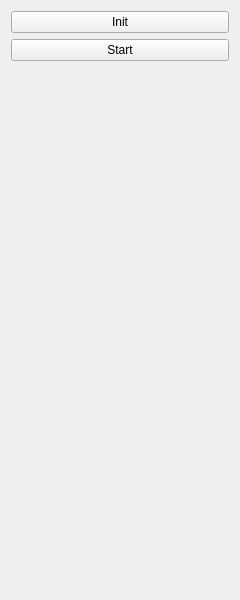
<?xml version="1.0" encoding="UTF-8"?>
<ui version="4.0">
<exportmacro>SCHNAPPS_PLUGIN_SHALLOW_WATER_API</exportmacro>
 <class>ShallowWater_TabWidget</class>
 <widget class="QWidget" name="ShallowWater_TabWidget">
  <property name="geometry">
   <rect>
    <x>0</x>
    <y>0</y>
    <width>240</width>
    <height>600</height>
   </rect>
  </property>
  <property name="windowTitle">
   <string>Form</string>
  </property>
  <layout class="QGridLayout" name="gridLayout">
   <item row="2" column="0" colspan="2">
    <spacer name="verticalSpacer">
     <property name="orientation">
      <enum>Qt::Vertical</enum>
     </property>
     <property name="sizeHint" stdset="0">
      <size>
       <width>156</width>
       <height>161</height>
      </size>
     </property>
    </spacer>
   </item>
   <item row="0" column="0" colspan="2">
    <widget class="QPushButton" name="button_init">
     <property name="text">
      <string>Init</string>
     </property>
    </widget>
   </item>
   <item row="1" column="0" colspan="2">
    <widget class="QPushButton" name="button_start_stop">
     <property name="text">
      <string>Start</string>
     </property>
    </widget>
   </item>
  </layout>
 </widget>
 <resources/>
 <connections/>
</ui>
